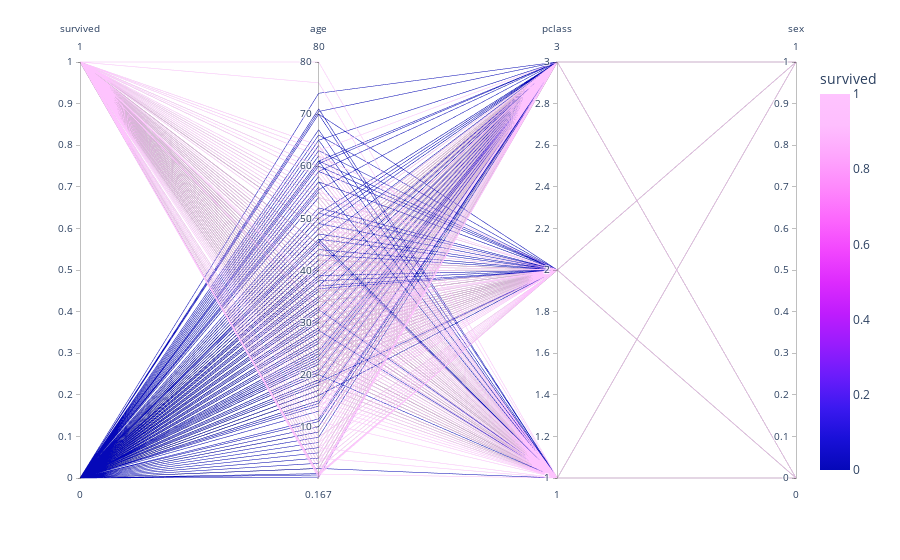

This figure's notebook cell:
### Code cell
vis.get_parallel(titanic_df)

### Figure 1 — Plotly figure (JSON) as saved in the notebook; plotly's stock layout.template omitted (floating-point values rounded to 4 significant figures; data arrays with more than 128 entries replaced by an {"elided": "..."} marker saying what was removed)
{"data": [{"dimensions": [{"label": "survived", "values": {"elided": "1309 int values"}}, {"label": "age", "values": {"elided": "1309 float values"}}, {"label": "pclass", "values": {"elided": "1309 int values"}}, {"label": "sex", "values": {"elided": "1309 int values"}}], "domain": {"x": [0, 1], "y": [0, 1]}, "line": {"color": {"elided": "1309 int values"}, "coloraxis": "coloraxis"}, "name": "", "type": "parcoords"}], "layout": {"coloraxis": {"colorbar": {"title": {"text": "survived"}}, "colorscale": [[0, "#0508b8"], [0.08333, "#1910d8"], [0.1667, "#3c19f0"], [0.25, "#6b1cfb"], [0.3333, "#981cfd"], [0.4167, "#bf1cfd"], [0.5, "#dd2bfd"], [0.5833, "#f246fe"], [0.6667, "#fc67fd"], [0.75, "#fe88fc"], [0.8333, "#fea5fd"], [0.9167, "#febefe"], [1, "#fec3fe"]]}, "legend": {"tracegroupgap": 0}, "margin": {"t": 60}}}
